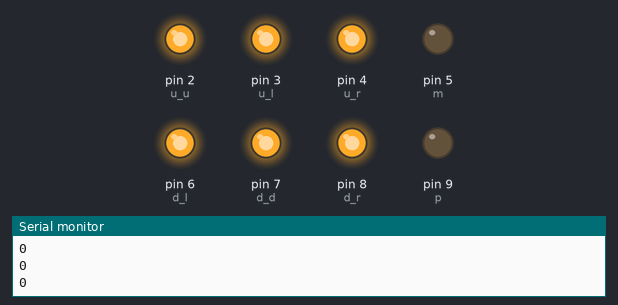
Bench run of a sketch on a simulated Arduino Uno, built with avr-gcc and run on an emulated ATmega328P. On the bench: output pins drawn as LEDs (lit = HIGH), the last lines printed to the serial monitor.

Above: at 0.5 s.
At 2.5 s:
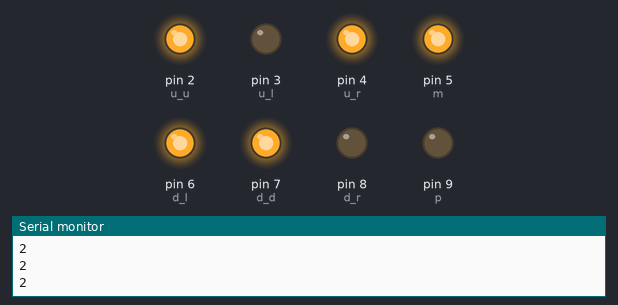
At 4.5 s:
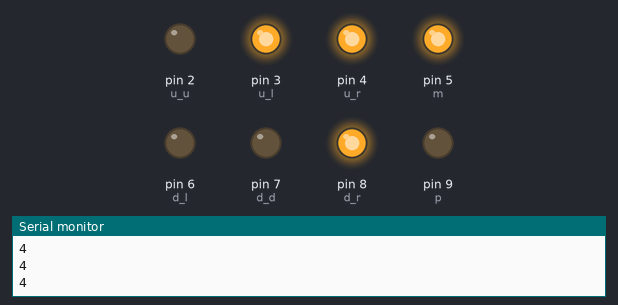
At 9.5 s:
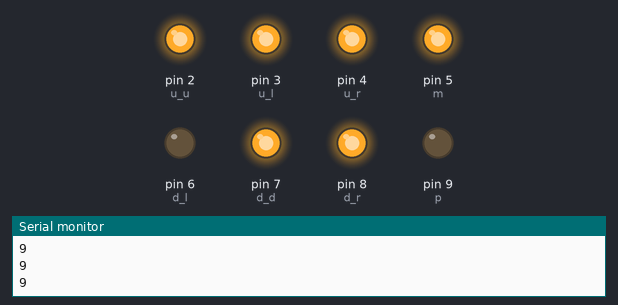
At 13.5 s:
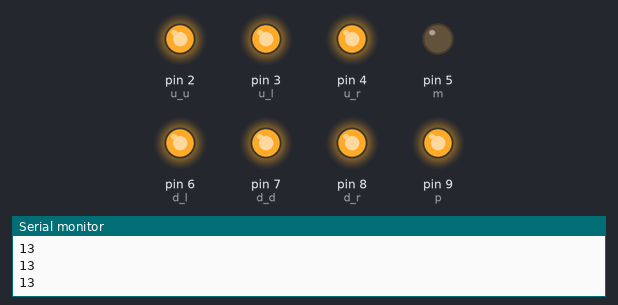
At 18.5 s:
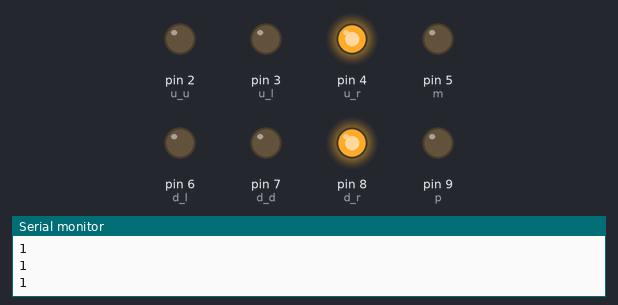
Timing chart, 0 to 19.6 s (numbered marks = the images above):
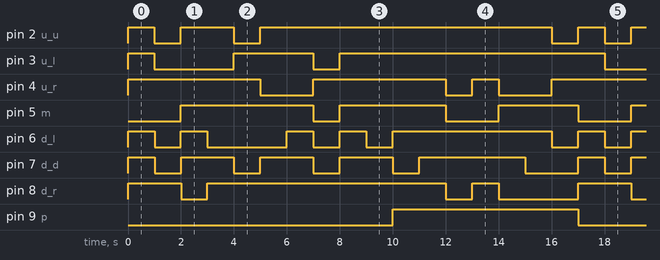

The sketch:

a_digital_tube.ino
```cpp
#define u_u 2
#define u_l 3
#define u_r 4
#define m 5
#define d_l 6
#define d_d 7
#define d_r 8
#define p 9

/*
                  2
            \\\\\\\\\\\
            \         \
           3\         \4
            \    5    \
            \\\\\\\\\\\
            \         \
           6\         \8
            \    7    \
            \\\\\\\\\\\
                        .9
 */


int number[17][8] =
{
   //2,3,4,5,6,7,8,9
    {1,1,1,0,1,1,1,0},//0
    {0,0,1,0,0,0,1,0},//1
    {1,0,1,1,1,1,0,0},//2
    {1,0,1,1,0,1,1,0},//3
    {0,1,1,1,0,0,1,0},//4
    {1,1,0,1,0,1,1,0},//5
    {1,1,0,1,1,1,1,0},//6
    {1,0,1,0,0,0,1,0},//7
    {1,1,1,1,1,1,1,0},//8
    {1,1,1,1,0,1,1,0},//9
    {1,1,1,1,1,0,1,1},//A
    {1,1,1,1,1,1,1,1},//B
    {1,1,0,0,1,1,0,1},//C
    {1,1,1,0,1,1,1,1},//D
    {1,1,0,1,1,1,0,1},//E
    {1,1,0,1,1,0,0,1},//F
    {0,1,1,1,0,0,0,1},//.
};

void setup(){
    pinMode(u_u,OUTPUT);
    pinMode(u_l,OUTPUT);
    pinMode(u_r,OUTPUT);
    pinMode(m,OUTPUT);
    pinMode(d_l,OUTPUT);
    pinMode(d_d,OUTPUT);
    pinMode(d_r,OUTPUT);
    pinMode(p,OUTPUT);
    Serial.begin(9600);
}

void loop(){
    for(int i=0;i<17;++i){
        // digitalWrite(u_u,number[i][0]);
        // digitalWrite(u_l,number[i][1]);
        // digitalWrite(u_r,number[i][2]);
        // digitalWrite(m,number[i][3]);
        // digitalWrite(d_l,number[i][4]);
        // digitalWrite(d_d,number[i][5]);
        // digitalWrite(d_r,number[i][6]);
        // digitalWrite(p,number[i][7]);
        // Serial.println(i);
        // delay(1000);
        //ÁíÒ»ÖÖÐ´·¨

        for(int n=0;n<8;++n){
            digitalWrite((n+2),number[i][n]);
            Serial.println(i);

        }
        delay(1000);
    }
}
```

Measured:
- by itself, pin 2 (u_u): repeats every 17.0 s: LOW 1.0 s, HIGH 2.0 s, LOW 1.0 s, HIGH 11.0 s, LOW 1.0 s, HIGH 1.0 s
- by itself, pin 3 (u_l): repeats every 17.0 s: LOW 3.0 s, HIGH 3.0 s, LOW 1.0 s, HIGH 10.0 s
- by itself, pin 4 (u_r): repeats every 17.0 s: LOW 2.0 s, HIGH 5.0 s, LOW 1.0 s, HIGH 1.0 s, LOW 2.0 s, HIGH 6.0 s
- by itself, pin 5 (m): LOW → HIGH at 2.0 s, → LOW 5.0 s later, → HIGH 1.0 s later, → LOW 4.0 s later, … (13 changes in this stretch)
- by itself, pin 6 (d_l): repeats every 17.0 s: LOW 1.0 s, HIGH 1.0 s, LOW 3.0 s, 2 × (HIGH 1.0 s, LOW 1.0 s), HIGH 6.0 s, LOW 1.0 s, HIGH 1.0 s
- by itself, pin 7 (d_d): repeats every 17.0 s: 3 × (LOW 1.0 s, HIGH 2.0 s), LOW 1.0 s, HIGH 4.0 s, LOW 2.0 s, HIGH 1.0 s
- by itself, pin 8 (d_r): repeats every 17.0 s: LOW 1.0 s, HIGH 9.0 s, LOW 1.0 s, HIGH 1.0 s, LOW 3.0 s, HIGH 2.0 s
- by itself, pin 9 (p): alternates HIGH for 7.0 s and LOW for 10.0 s
